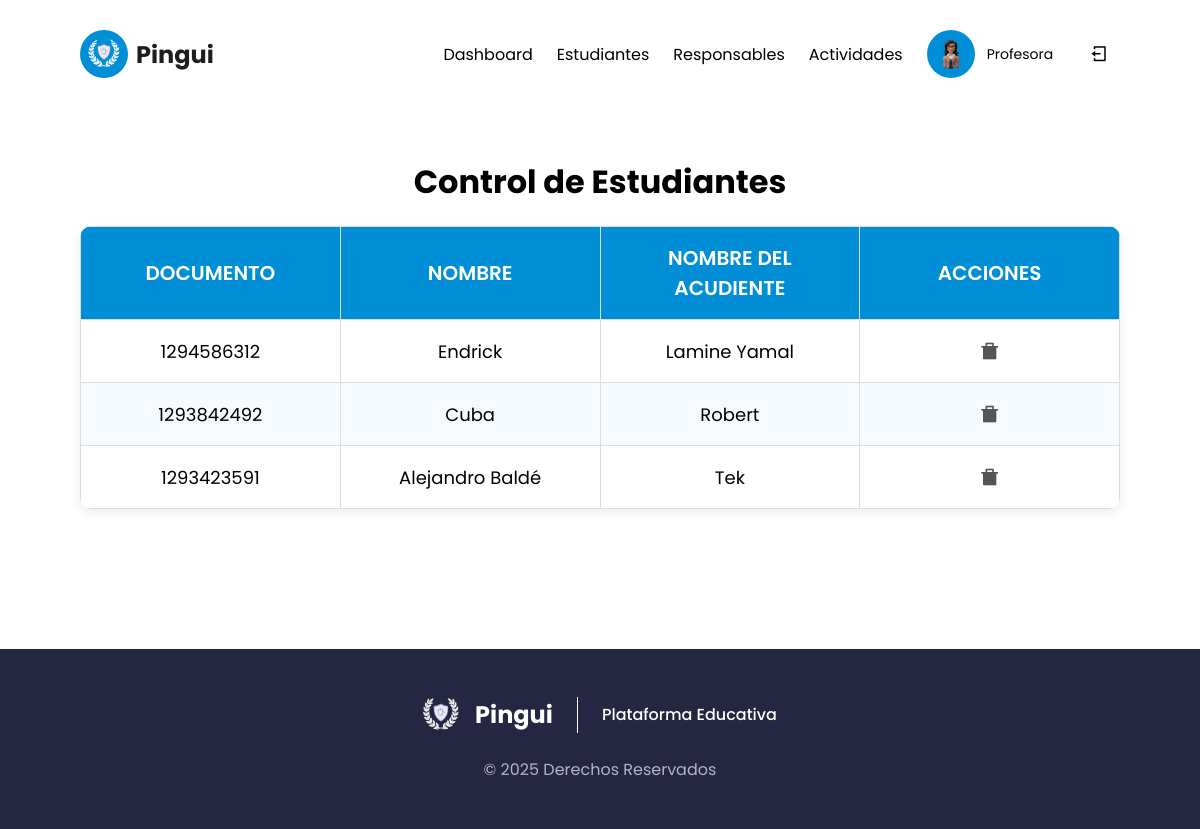
Screenshot of /profesores/estudiantes/ with the database file from the repository.
### apps/usuarios/models.py (models this page shows, shortened)
class Estudiante(models.Model):
    documento = models.CharField(primary_key=True, max_length=10)
    nombre = models.CharField(max_length=100)
    responsable = models.ForeignKey(Responsable, on_delete=models.CASCADE, null=True, blank=True)

class Responsable(models.Model):
    documento = models.CharField(primary_key=True, max_length=10)
    nombre = models.CharField(max_length=100)
    correo = models.EmailField(unique=True)
    contraseña = models.CharField(max_length=255)

### apps/usuarios/views.py (the view)
# urls.py: path('profesores/estudiantes/', views.professor_students),
def professor_students(request):
    listar = Estudiante.objects.all()
    return render(request, 'profesores/estudiantes/estudiantes.html', {'Estudiante':listar})

### pingui/templates/profesores/estudiantes/estudiantes.html (shortened to what this page needs)
{% load static %}
<!DOCTYPE html>
<html lang="en">
  <head>
    <link rel="stylesheet" href="{% static 'css/crud.css' %}" />
    <link rel="stylesheet" href="https://cdnjs.cloudflare.com/ajax/libs/remixicon/4.6.0/remixicon.min.css" />
    <link rel="stylesheet" href="https://cdnjs.cloudflare.com/ajax/libs/remixicon/4.6.0/remixicon.css" />
  </head>
  <body>
    <nav class="nav">
        <div class="nav__logo">
            <img src="{% static 'assets/img/logo.png' %}" alt="Logo">
            <h3>Pingui</h3>
        </div>
        <ul class="nav__items">
            <li class="nav__item"><a href="/profesores/dashboard/">Dashboard</a></li>
            <li class="nav__item"><a href="/profesores/estudiantes/">Estudiantes</a></li>
            <li class="nav__item"><a href="/profesores/responsables/">Responsables</a></li>
            <li class="nav__item"><a href="/profesores/actividades/">Actividades</a></li>
            <li class="nav__item nav__item--user">
                 <figure>
                     <img src="{% static 'assets/img/professor_logo.webp' %}" class="user__logo">
                 </figure>
                 <div class="user__content">
                     <p class="user__role">Profesora</p>
                 </div>
            </li>
           <li class="nav__item nav__item--logout"><a href="/logout/"><i class="ri-logout-box-line"></i></a></li>
        </ul>
    </nav>
    <main class="main">
        <div class="table__description">
            <h1>Control de Estudiantes</h1>
        </div>
        <table class="table">
            <thead>
                <tr>
                    <th>Documento</th>
                    <th>Nombre</th>
                    <th>Nombre del Acudiente</th>
                    <th>Acciones</th>
                </tr>
            </thead>
            <tbody>
                {% for e in Estudiante %}
                    <tr>
                        <td>{{e.documento}}</td>
                        <td>{{e.nombre}}</td>
                        <td>{{e.responsable.nombre}}</td>
                        <td>
                            <div class="actions">
                                <a class="actions__delete" data-id="{{ e.documento }}"><i class="ri-delete-bin-7-fill"></i></a>
                            </div>
                        </td>
                    </tr>
                {% endfor %}
            </tbody>
        </table>
    </main>
    <footer class="footer">
        <div class="footer__content">
            <div class="footer__grid">
                <div class="footer__logo">
                    <img src="{% static 'assets/img/logo.png' %}" alt="Logo">
                    <h3>Pingui</h3>
                </div>
                <h4 class="footer__right">Plataforma Educativa</h4>
            </div>
            <p class="copy">&copy; 2025 Derechos Reservados</p>
        </div>
    </footer>
  </body>
</html>

### pingui/static/css/crud.css (style rules this page uses)
:root { --primary: #008FD7; --dark: #1E1E1E; --text: #464646; }
* { box-sizing: border-box; padding: 0; margin: 0; text-decoration: none; }
body { padding-top: 30px; font-family: 'Poppins', Arial, Helvetica, sans-serif; display: flex; flex-direction: column; gap: 80px; }
.nav { padding: 0 80px; width: 100%; display: flex; justify-content: space-between; align-items: center; }
.nav__logo { display: flex; align-items: center; gap: 8px; }
.nav__logo img { width: 48px; aspect-ratio: 1/1; background-color: var(--primary); padding: 8px; border-radius: 50%; }
.nav__logo h3 { font-size: 24px; color: var(--dark); }
.nav__items { list-style: none; display: flex; align-items: center; gap: 24px; }
.nav__items a { color: #000; }
.nav__item--user { display: flex; gap: 12px; justify-content: center; align-items: center; }
.nav__item--user figure { width: 48px; height: 48px; display: flex; justify-content: center; align-items: center; background-color: var(--primary); border-radius: 50%; }
.user__logo { width: 32px; height: 32px; }
.user__role { font-size: 14px; }
.nav__item--logout a { padding: 12px; aspect-ratio: 1/1; display: flex; justify-content: center; align-items: center; border-radius: 50%; color: #000; font-size: 18px; transition: .3s ease-in-out background-color, .3s ease-in-out color; }
.main { padding: 0 80px; }
.table__description { display: flex; flex-direction: column; align-items: center; justify-content: center; }
h1 { text-align: center; margin-bottom: 20px; }
.table { width: 100%; border-collapse: collapse; border-radius: 12px; overflow: hidden; box-shadow: 0 4px 12px rgba(0, 0, 0, 0.08); table-layout: fixed; }
.table th, .table td { border: 1px solid #ddd; padding: 16px; font-size: 18px; text-align: center; }
.table thead th { background-color: var(--primary); color: #fff; font-size: 20px; font-weight: 600; text-transform: uppercase; }
.table tbody tr:nth-child(even) { background-color: #f5faff; }
.actions { display: flex; justify-content: center; align-items: center; gap: 16px; }
.actions a { text-decoration: none; color: #555; transition: color 0.3s ease-in-out; cursor: pointer; font-size: 20px; }
.footer { margin-top: 60px; width: 100%; background-color: #252641; display: flex; justify-content: center; align-items: center; height: 180px; color: #fff; }
.footer__grid { display: flex; justify-content: center; align-items: center; margin-bottom: 24px; }
.footer__logo { display: flex; gap: 16px; justify-content: center; align-items: center; padding-right: 24px; border-right: 1px solid #fff; }
.footer__logo img { width: 36px; height: 36px; }
.footer__logo h3 { font-size: 24px; }
.footer__right { padding-left: 24px; font-weight: 500; }
.copy { text-align: center; color: #B2B3CF; }

### rows the page displays
Estudiante: documento "1294586312", nombre "Endrick", responsable.nombre "Lamine Yamal"
Estudiante: documento "1293842492", nombre "Cuba", responsable.nombre "Robert"
Estudiante: documento "1293423591", nombre "Alejandro Baldé", responsable.nombre "Tek"
